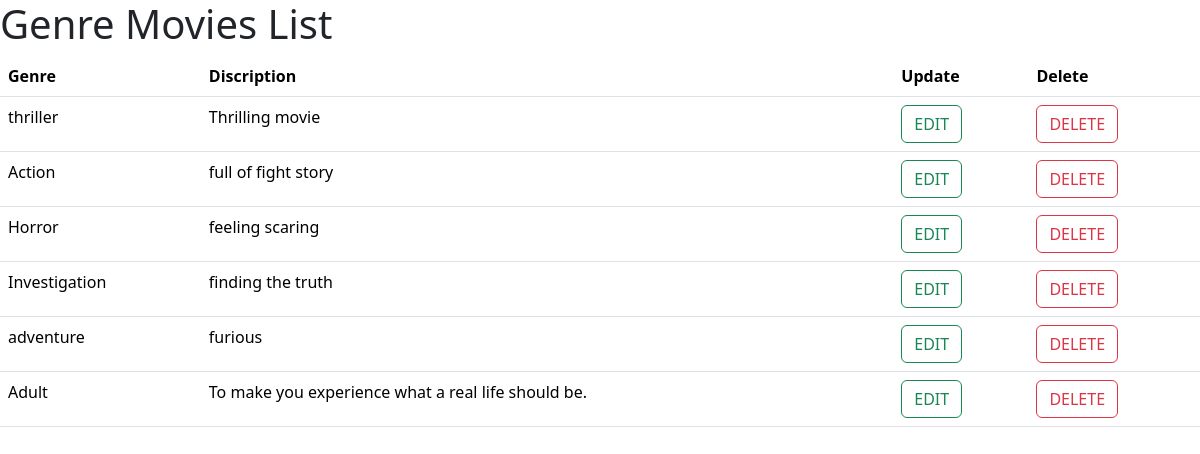
/genrelist/ (signed in), run on an earlier commit of the app's database.
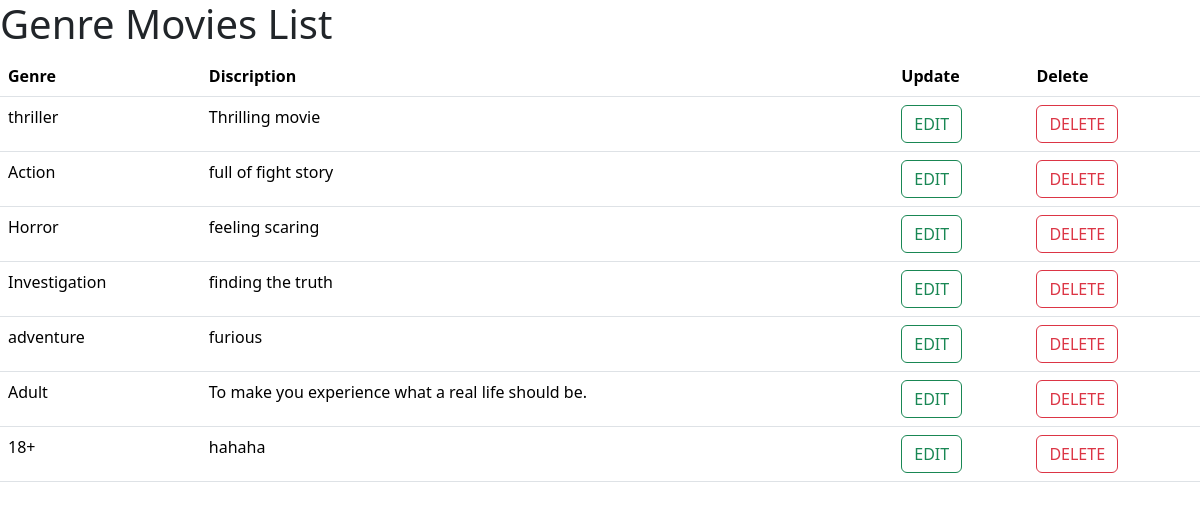
And on a later commit of the database.
### movapp/models.py (models this page shows)
class Genre(models.Model):
    Genre=models.CharField(max_length=20)
    Discription=models.CharField(max_length=200)
    def __str__(self):
        return self.Genre

### movapp/views.py (the view)
# urls.py: path('genrelist/',Genrelist.as_view(),name="genrelist"),
@method_decorator(Signin_required,name="dispatch")
class Genrelist(View):
    def get(self,request):
        genre=Genre.objects.all()
        return render(request,'genrelist.html',{"form":genre})

### movapp/views.py (called while the page is built)
def Signin_required(fn):
    def Wrapper(request,*args,**kwargs):
        if not request.user.is_authenticated:
            return redirect('login')
        else:
            return fn(request,*args,**kwargs)
    return Wrapper

### movapp/templates/genrelist.html (shortened to what this page needs)
<!DOCTYPE html>
<html lang="en">
<head>
    <link href="https://cdn.jsdelivr.net/npm/bootstrap@5.3.2/dist/css/bootstrap.min.css" rel="stylesheet">
</head>
<body>
    <h1>Genre Movies List</h1>
    <table class="table">
        <tr>
            <th>Genre</th>
            <th>Discription</th>
            <th>Update</th>
            <th>Delete</th>
        </tr>
        {% for i in form %}
        <tr>
            <td>{{i}}</td>
            <td>{{i.Discription}}</td>
            <td><a class="btn btn-outline-success" href="{% url 'G_Update' i.id %}">EDIT</a></td>
            <td><a class="btn btn-outline-danger" href="{% url 'G_Delete' i.id %}">DELETE</a></td>
        </tr>
        {%  endfor %}
    </table>
</body>
</html>

What changed in the data, as far as the page shows it:
added Genre: Genre "18+", Discription "hahaha"
